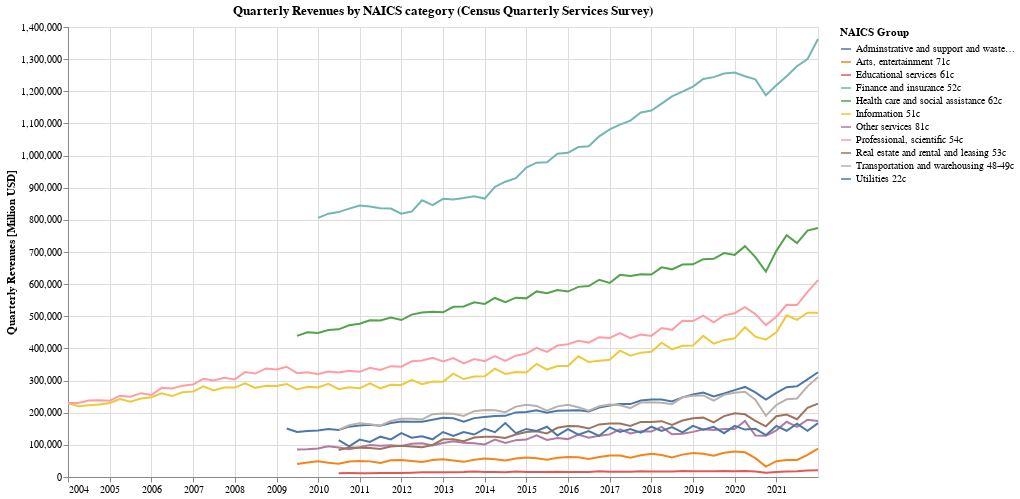

Notebook source saved alongside this figure:
### Markdown cell above
### What is the revenue trend compared accross industries?

### Code cell
# Melt and re-aggregate to combine preliminary and final revisions (via average)
tmp = revfinal[cats].reset_index().melt(id_vars=['dt']).copy()
categories_agg = tmp.groupby(['dt', 'variable']).mean().reset_index()

alt.Chart(categories_agg).mark_line().encode(
    alt.X('dt', axis=alt.Axis(title=None)),
    alt.Y('value:Q', axis=alt.Axis(title='Quarterly Revenues [Million USD]')),
    alt.Color('variable:N', title="NAICS Group"),
    tooltip=[alt.Tooltip('dt:T', format="%b %Y"), alt.Tooltip('variable:N'), alt.Tooltip('value:Q', format="$,d")]
).properties(
    title="Quarterly Revenues by NAICS category (Census Quarterly Services Survey)",
    background="white",
    width=750,
    height=450
)

### Figure 1 — Vega-Lite specification as saved in the notebook (floating-point values rounded to 4 significant figures; data arrays with more than 128 entries replaced by an {"elided": "..."} marker saying what was removed)
{"config": {"view": {"continuousWidth": 400, "continuousHeight": 300}}, "data": {"name": "data-3e1bf5de64eea97341af56ff18c90fa1"}, "mark": "line", "background": "white", "encoding": {"color": {"field": "variable", "title": "NAICS Group", "type": "nominal"}, "tooltip": [{"field": "dt", "format": "%b %Y", "type": "temporal"}, {"field": "variable", "type": "nominal"}, {"field": "value", "format": "$,d", "type": "quantitative"}], "x": {"axis": {"title": null}, "field": "dt", "type": "temporal"}, "y": {"axis": {"title": "Quarterly Revenues [Million USD]"}, "field": "value", "type": "quantitative"}}, "height": 450, "title": "Quarterly Revenues by NAICS category (Census Quarterly Services Survey)", "width": 750, "$schema": "https://vega.github.io/schema/vega-lite/v4.17.0.json", "datasets": {"data-3e1bf5de64eea97341af56ff18c90fa1": {"elided": "803 records"}}}
